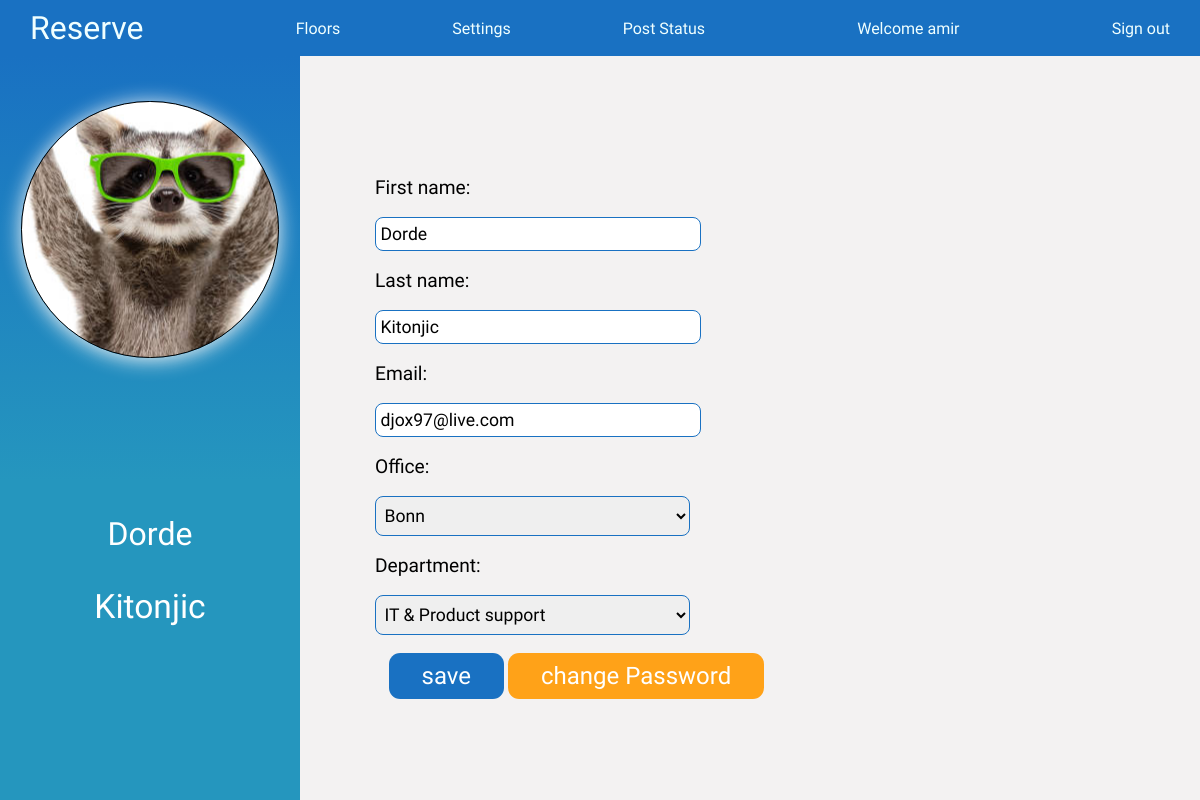
/members/edit/1/ (signed in), run on the app's committed database.
### members/models.py (models this page shows, shortened)
class CustomUser(models.Model):
    user = models.OneToOneField(User, on_delete=models.CASCADE, related_name="profile")
    first_name = models.CharField(max_length=50, blank=True, null=True)
    last_name = models.CharField(max_length=50, blank=True, null=True)
    isActive = models.BooleanField(default=True)
    email = models.EmailField(blank=True, null=True)
    office = models.ForeignKey(Office, on_delete=models.PROTECT, blank=True, null=True)
    department = models.ForeignKey(Department, on_delete=models.PROTECT, blank=True, null=True)

class Office(models.Model):
    office = models.CharField(max_length=50)
    def __str__(self):
        return f'{self.office}'

class Department(models.Model):
    department = models.CharField(max_length=50)
    def __str__(self):
        return f'{self.department}'

### members/views.py (the view)
# urls.py: path('edit/<int:profile_id>/', views.profileEdit, name="edit"),
@login_required
def profileEdit(request, profile_id):
    profile = CustomUser.objects.get(pk = profile_id)
    if request.method == 'POST':
        profileForm = ProfileEditForm(request.POST, instance=profile)
        if profileForm.is_valid:
            profileForm.save()
            firstName = profile.first_name
            lastName = profile.last_name
            emailUser = profile.email
            email = str(emailUser)
            if (emailUser is None):
                email = 'amir.salimi1810@gmail.com'
            text = f'Welcome {firstName} {lastName} to our community. \n\nYour profile is changed successfully. \nIf you have any question, you can just easy reply this email. \n\n\nGood Luck!\nReserve'
            try:
                send_mail('Reserve App', text, 'reserve.app@hotmail.com', [email],)
            except BadHeaderError:
                return HttpResponse('Invalid')
            return redirect('/members/profile/')
    else:
        profileForm = ProfileEditForm(instance=profile)
    context = {
        "profileForm" : profileForm,
        "profile": profile,
    }
    return render(request, "Members/editProfile.html", context)

### members/forms.py
class ProfileEditForm(forms.ModelForm):
    class Meta:
        model = CustomUser
        fields = ['first_name', 'last_name', 'email', 'office', 'department',]
        widgets = {
            'first_name': forms.TextInput(attrs={'id': 'profileFirstname'}),
            'last_name': forms.TextInput(attrs={'id': 'profileLastname'}),
            'email': forms.EmailInput(attrs={'id': 'profileEmail'}),
            'office': forms.Select(attrs={'id': 'profileOffice'}),
            'department': forms.Select(attrs={'id': 'profileDepartment'})
        }

### templates/Members/editProfile.html (shortened to what this page needs)
{% extends 'base_floors.html' %}
{% load static %}
{% block styles %}
<link rel="stylesheet" href="{% static 'styles/navbar.css' %}">
<link rel="stylesheet" href="{% static 'styles/profileStyle.css' %}">
{% endblock %}
{% block post %}
<a href="/settings/post/" class="navMenuItemLink">Post Status</a>
{% endblock %}
{% block body %}
<div class="content">
    <div class="profilePhoto">
        <div class="profilePhotoImg"></div>
    </div>
    <div class="profileData">
        <form action="" method="post" class="profileDataForm">
            <div class="profileFirstname">
                <label for="profileFirstname">First name: </label>
                {{ profileForm.first_name }}
            </div>
            <div class="profileFamilyname">
                <label for="profileLastname">Last name: </label>
                {{ profileForm.last_name }}
            </div>
            <div class="profileEmail">
                <label for="profileEmail">Email: </label>
                {{ profileForm.email }}
            </div>
            <div class="office">
                <label for="profileOffice">Office: </label>
                {{ profileForm.office }}
            </div>
            <div class="department">
                <label for="profileDepartment">Department: </label>
                {{ profileForm.department }}
            </div>
            <div class="profileButton">
                <button type="submit">save</button>
            </div>
            <div class="profilePasswordChange">
                <a href="/members/edit/change_password/">change Password</a>
            </div>
        </form>
    </div>
    <div class="profileName">{{ profile.first_name }}</div>
    <div class="profileFamily">{{ profile.last_name }}</div>
</div>
{% endblock %}

### templates/base_floors.html (shortened to what this page needs)
{% load static %}
<!DOCTYPE html>
<html lang="en">
<head>
    {% block styles %} {% endblock %}
</head>
<body>
    <div class="base">
        <header>
            <nav class="navbar">
                <a href="/reserved/" class="navLogo">Reserve</a>
                <ul class="navMenu">
                    <li class="navMenuItem">
                        <a class="navMenuItemLink">Floors</a>
                    </li>
                    <li class="navMenuItem">
                        <a class="navMenuItemLink">Settings</a>
                    </li>
                    <li class="navMenuItem">
                        {% block post %}
                        {% endblock %}
                    </li>
                </ul>
                <div class="welcome">Welcome {{ request.user.username }}</div>
                <div class="logout"><a href="/members/logout_user/">Sign out</a></div>
            </nav>
        </header>
        {% block body %}
        {% endblock %}
    </div>
</body>
</html>

### static/styles/navbar.css (style rules this page uses)
* { font-family: "Fredoka One"; padding: 0; margin: 0; }
.base { height: 100vh; }
header { background-color: #1971c2; }
li { cursor: pointer; }
.navLogo { color: azure; font-size: 2rem; text-decoration: none; }
.navbar { min-height: 7vh; display: flex; justify-content: space-between; align-items: center; padding: 0 2.5%; }
.navMenu { display: flex; justify-content: space-between; align-items: center; gap: 7rem; }
.navMenuItem { list-style: none; justify-content: start; transition: 0.7s; }
.navMenuItemLink { transition: 0.7s ease; color: azure; text-decoration: none; }
.welcome { color: azure; }
.logout { color: azure; cursor: pointer; transition: 0.7s; }
.logout a { text-decoration: none; color: azure; }

### static/styles/profileStyle.css (style rules this page uses)
.content { margin: 0; height: 93vh; display: grid; grid-template-columns: 1fr 2fr 1fr; grid-template-rows: 4fr 1fr 2fr; grid-template-areas: "profilePhoto profileData ." "profileName profileData ." "profileFamily profileData profileButton"; background-color: #f3f2f2; }
.profilePhoto { grid-area: profilePhoto; background-image: linear-gradient(to bottom, #1971c2, #2596be); }
.profilePhotoImg { background: url("medias/profileTest.jpg") 50% 50% no-repeat; max-height: 60%; border-radius: 50%; margin: auto; margin-top: 15%; aspect-ratio: 1/1; border: 1px solid black; box-shadow: 0px 2px 20px 0px whitesmoke; }
.profileData { grid-area: profileData; display: flex; justify-content: center; align-items: center; }
.profileDataForm { width: 75%; }
.profileData label, .profileData input, .profileData select { display: block; margin: 4% 0px; }
.profileData label { font-size: 1.2rem; }
.profileData input, .profileData select { line-height: 2rem; border-radius: 0.5rem; border: 1px solid #1971c2; width: 70%; font-size: 1.1rem; padding: 0 1%; overflow: scroll; }
.profileData select { height: 2.5rem; }
.profileData option { overflow: scroll; }
.profileName { grid-area: profileName; background-color: #2596be; color: #fff; font-size: 2em; display: flex; justify-content: center; align-items: center; word-break: break-all; text-align: center; }
.profileFamily { grid-area: profileFamily; background-color: #2596be; color: #fff; font-size: 2.1em; display: flex; justify-content: center; align-items: flex-start; word-break: break-all; text-align: center; }
.profileButton { grid-area: profileButton; padding-top: 10%; padding-left: 3%; display: inline; }
.profileButton > button, .profileButton > a { cursor: pointer; color: #fff; background-color: #1971c2; border-color: #1971c2; text-align: center; border: 1px solid transparent; padding: 0.5rem 2rem; font-size: 1.5rem; border-radius: 0.7rem; text-decoration: none; }
.profilePasswordChange { display: inline; }
.profilePasswordChange > a { cursor: pointer; color: #fff; background-color: #ffa218; border-color: #ffa218; text-align: center; border: 1px solid transparent; padding: 0.5rem 2rem; font-size: 1.5rem; border-radius: 0.7rem; text-decoration: none; }

### data on the page
CustomUser: first_name "Dorde", last_name "Kitonjic", email "djox97@live.com"
Office: office "Bonn"
Department: department "IT & Product support"

### other printed values
{{ request.user.username }} "amir"
